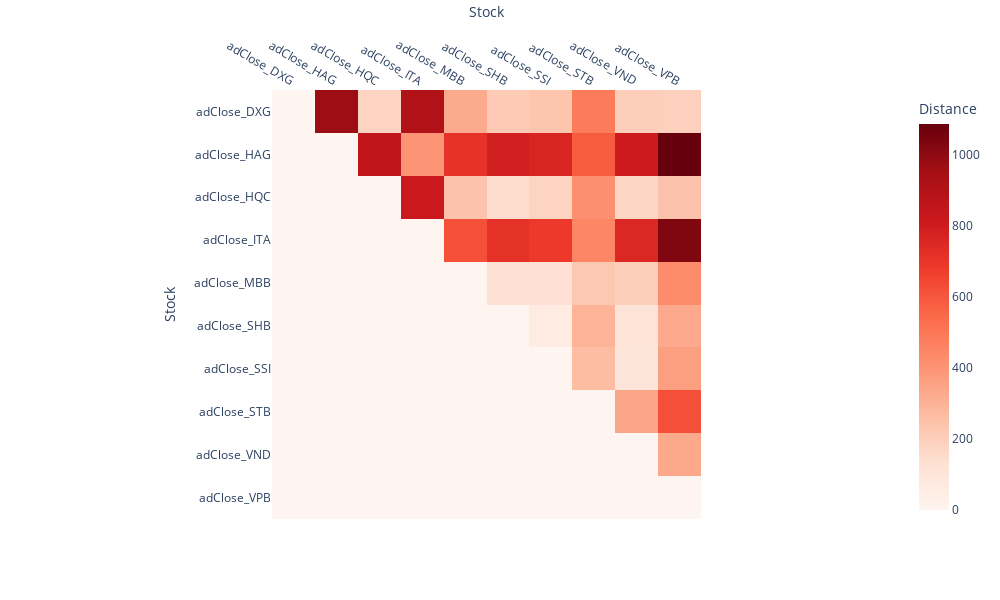

Here is the notebook cell this chart was saved with:
### Markdown cell above
## **Gatev Distance Approach Pairs Formation**

### Code cell
gatev_dist.gatev_distance_matrix(df_cum_daily_returns_train)

### Figure 1 — Plotly figure (JSON) as saved in the notebook; plotly's stock layout.template omitted (floating-point values rounded to 4 significant figures)
{"data": [{"coloraxis": "coloraxis", "hovertemplate": "Stock: %{x}<br>Stock: %{y}<br>Distance: %{z}<extra></extra>", "name": "0", "type": "heatmap", "x": ["adClose_DXG", "adClose_HAG", "adClose_HQC", "adClose_ITA", "adClose_MBB", "adClose_SHB", "adClose_SSI", "adClose_STB", "adClose_VND", "adClose_VPB"], "xaxis": "x", "y": ["adClose_DXG", "adClose_HAG", "adClose_HQC", "adClose_ITA", "adClose_MBB", "adClose_SHB", "adClose_SSI", "adClose_STB", "adClose_VND", "adClose_VPB"], "yaxis": "y", "z": [[0, 968.3, 180.6, 910.4, 327.8, 215.5, 234.2, 486, 201.4, 193.6], [0, 0, 855.8, 398.8, 712, 788, 765.8, 582.8, 806.1, 1086.0], [0, 0, 0, 817, 244, 147.2, 183.3, 418.6, 171.7, 244], [0, 0, 0, 0, 616.6, 714.8, 685.4, 447.4, 750.8, 1031.0], [0, 0, 0, 0, 0, 130.1, 128.9, 224, 202.2, 427.3], [0, 0, 0, 0, 0, 0, 66.8, 299.5, 115.2, 329.6], [0, 0, 0, 0, 0, 0, 0, 265, 105.1, 366.7], [0, 0, 0, 0, 0, 0, 0, 0, 342.4, 618.5], [0, 0, 0, 0, 0, 0, 0, 0, 0, 335.5], [0, 0, 0, 0, 0, 0, 0, 0, 0, 0]]}], "layout": {"coloraxis": {"colorbar": {"title": {"text": "Distance"}}, "colorscale": [[0, "rgb(255,245,240)"], [0.125, "rgb(254,224,210)"], [0.25, "rgb(252,187,161)"], [0.375, "rgb(252,146,114)"], [0.5, "rgb(251,106,74)"], [0.625, "rgb(239,59,44)"], [0.75, "rgb(203,24,29)"], [0.875, "rgb(165,15,21)"], [1, "rgb(103,0,13)"]]}, "height": 600, "margin": {"t": 60}, "width": 1000, "xaxis": {"anchor": "y", "constrain": "domain", "domain": [0, 1], "scaleanchor": "y", "side": "top", "title": {"text": "Stock"}}, "yaxis": {"anchor": "x", "autorange": "reversed", "constrain": "domain", "domain": [0, 1], "title": {"text": "Stock"}}}}
